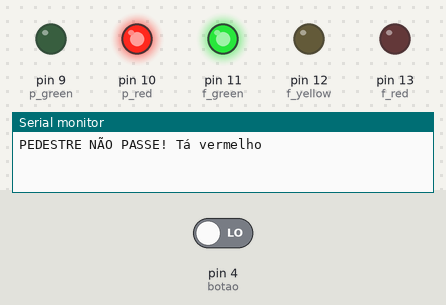
A sketch run on a simulated Arduino Uno, built with avr-gcc and run on an emulated ATmega328P. Shown: output pins drawn as LEDs (lit = HIGH), the last lines printed to the serial monitor. The test bench sets the inputs (shaded band); at power-on: pin 4 (botao) LOW.

Above: at 4.2 s.
4.3 s: pin 4 (botao) driven LOW
5.8 s: pin 4 (botao) driven HIGH
At 6.8 s:
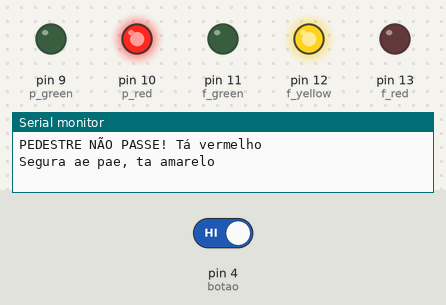
At 9.1 s:
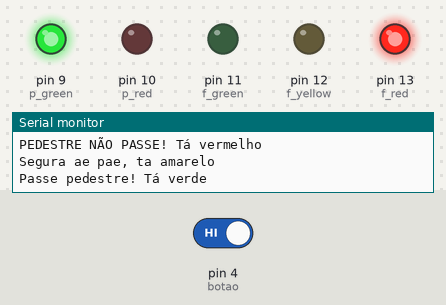
Timing chart, 0 to 61.3 s (numbered marks = the images above; inputs shaded):
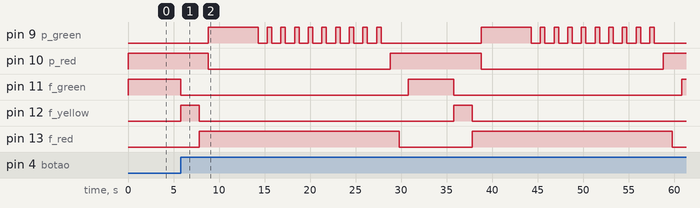

The sketch:

semaforos_pedestre_carros.ino
```cpp
//FARÓIS
const int f_red = 13;
const int f_yellow = 12;
const int f_green = 11;
const int p_red = 10;
const int p_green = 9;
const int botao = 4;

//TEMPO
int travessia = 5000;
int estado = 0;
long changeTime;


void setup()
{
 Serial.begin(9600);

  pinMode(f_red, OUTPUT);
  pinMode(f_yellow, OUTPUT);
  pinMode(f_green, OUTPUT);
  pinMode(p_red, OUTPUT);
  pinMode(p_green, OUTPUT);
  pinMode(botao, INPUT);
}

void loop()
{//COMUNICAÇÃO BOTÃO E FARÓIS
	int situacao = digitalRead(botao);

  	digitalWrite(f_green, HIGH);
 	digitalWrite(p_red, HIGH);

  	if (situacao == HIGH && (millis() - changeTime) > 5000)
    {
    	Serial.println("Segura ae pae, ta amarelo");
      	changeLights();
      	estado = 0;
    }
  	else
    {
    	if (estado == 0)
        {
        	Serial.println("PEDESTRE NÃO PASSE! Tá vermelho");
            estado = 1;
        }
    }
}
  void changeLights()
  {//DESLIGA DE CARROS E LIGA DE PEDESTRE
  	digitalWrite(f_green, LOW);
    digitalWrite(f_yellow, HIGH);
    delay(2000);
    digitalWrite(f_yellow, LOW);
    digitalWrite(f_red, HIGH);
    delay(1000);
	digitalWrite(p_green, HIGH);
    digitalWrite(p_red, LOW);

    Serial.println("Passe pedestre! Tá verde");
    delay(travessia);

    //LÓGICA PISCA FARÓL VERDE DE PEDESTRE
    for (int x = 10; x >= 1; x--)
    {
    	Serial.println("Atenção! O farol de pedestres fechará em" + (String)x + "segundos");
      	digitalWrite (p_green, HIGH);
      	delay(500);
      	digitalWrite (p_green, LOW);
      	delay(1000);
    }

    digitalWrite (p_red, HIGH);
    delay(1000);
    digitalWrite (f_red, LOW);
    delay(1000);
    digitalWrite (f_green, HIGH);
    changeTime = millis();
  }
  
```

Measured:
- after the input at 4.3 s, every drawn part: stays the same
- after the input at 5.8 s, pin 9 (p_green): goes HIGH 5.5 s, 9 × (LOW 1.0 s, HIGH 0.50 s), LOW 11.0 s, HIGH 5.5 s, 9 × (LOW 1.0 s, HIGH 0.50 s), then LOW, starting after 3.0 s; pin 10 (p_red): alternates HIGH for 10.0 s and LOW for 20.0 s, starting after 3.0 s
